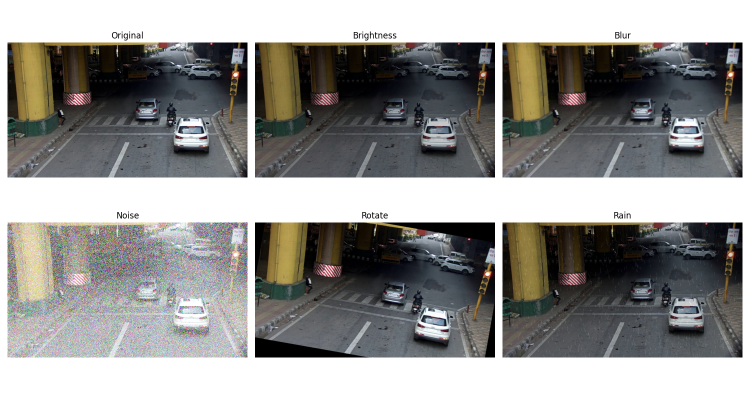
#> input picture eda_report/augmentation_effects/augmentation_img_000696.jpg.png, 1500 x 800 px, given as the content of the folder data/final_merged_datasets/images/train, which was not available (shown at 1/2 size)
$ python dataset_augmentation.py
#> lines starting #> are read from the running program, lines starting #| are printed output that depends on the picture; after the words box and inside, x2 and y2 are one past the last pixel; in counts of white or black regions, pixels touching at a corner belong together
#> further down, img is the input picture: shape (800, 1500, 3); mean B, G, R 144.7, 147.2, 147.8
import os
import cv2
import random
import matplotlib.pyplot as plt
import numpy as np

# Input dataset folder
image_folder = r"data\final_merged_datasets\images\train"
save_folder = r"reports\eda\augmentation_effects"
os.makedirs(save_folder, exist_ok=True)

# Augmentation functions
def random_brightness(img):
    hsv = cv2.cvtColor(img, cv2.COLOR_BGR2HSV)
#> hsv: shape (800, 1500, 3); mean H, S, V 50.1, 42.7, 153.8
    factor = random.uniform(0.5, 1.5)  # brightness scale
    hsv[:, :, 2] = np.clip(hsv[:, :, 2] * factor, 0, 255)
#> hsv: shape (800, 1500, 3); mean H, S, V 50.1, 42.7, 168.5
    return cv2.cvtColor(hsv, cv2.COLOR_HSV2BGR)

def add_blur(img):
    k = random.choice([3, 5])
#> k = 5
    return cv2.GaussianBlur(img, (k, k), 0)

def add_noise(img):
    noise = np.random.normal(0, 25, img.shape).astype(np.uint8)
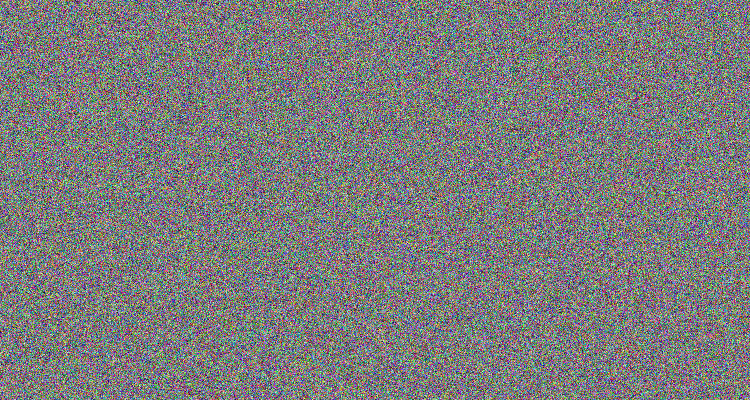
#> noise: shape (800, 1500, 3) (shown at 1/2 size); mean B, G, R 124, 123.9, 123.9
    return cv2.add(img, noise)
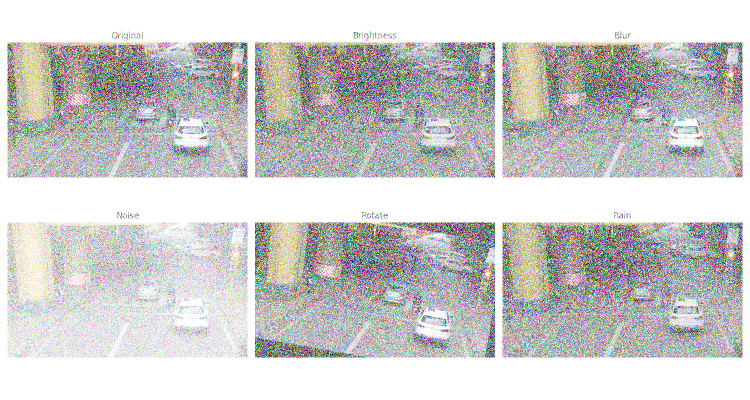
#> returned value: shape (800, 1500, 3) (shown at 1/2 size); mean of channels 0, 1, 2 203.6, 204.8, 205.3; drawn as B, G, R

def rotate(img):
    h, w = img.shape[:2]
#> h = 800; w = 1500
    angle = random.choice([-15, -10, 10, 15])
    M = cv2.getRotationMatrix2D((w//2, h//2), angle, 1)
#> M = [[0.966, -0.259, 129.1], [0.259, 0.966, -180.5]]
    return cv2.warpAffine(img, M, (w, h))
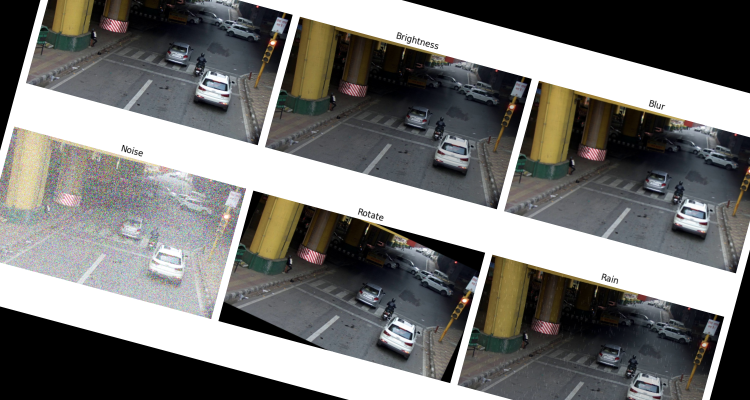
#> returned value: shape (800, 1500, 3) (shown at 1/2 size); mean of channels 0, 1, 2 118.3, 120.4, 120.9; drawn as B, G, R

def simulate_rain(img):
    rain_layer = np.zeros_like(img, dtype=np.uint8)
#> rain_layer: shape (800, 1500, 3); every value is 0
    for _ in range(1000):
        x = random.randint(0, img.shape[1]-1)
        y = random.randint(0, img.shape[0]-1)
        rain_layer = cv2.line(rain_layer, (x, y), (x+1, y+10), (200,200,200), 1)
#> this loop made 1000 passes
#> pass 1, in simulate_rain, `rain_layer = cv2.line(rain_layer, (x, y), (x+1, y+10), (200,200,200), 1)`:
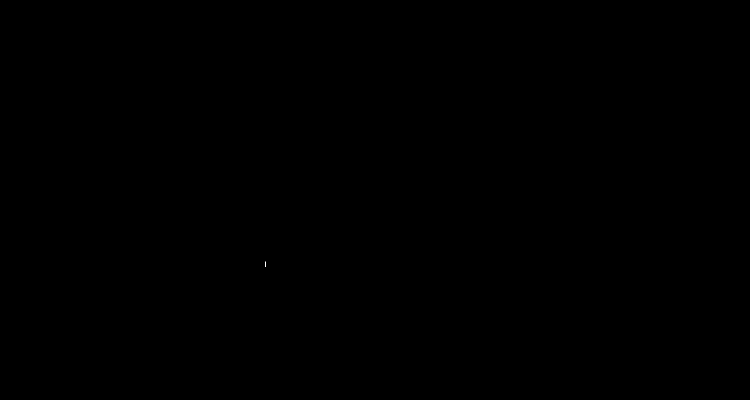
#> rain_layer: shape (800, 1500, 3) (shown at 1/2 size); values 0 (black) and 200 (white), 0% white in thin lines or dots, all inside (x1, y1, x2, y2) = (530, 523, 532, 534)
#> after the loop:
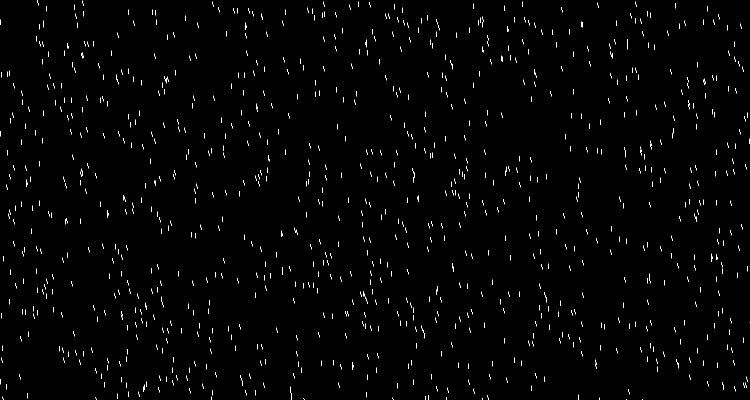
#> rain_layer: shape (800, 1500, 3) (shown at 1/2 size); values 0 (black) and 200 (white), 0.91% white in thin lines or dots
    return cv2.addWeighted(img, 0.8, rain_layer, 0.2, 0)
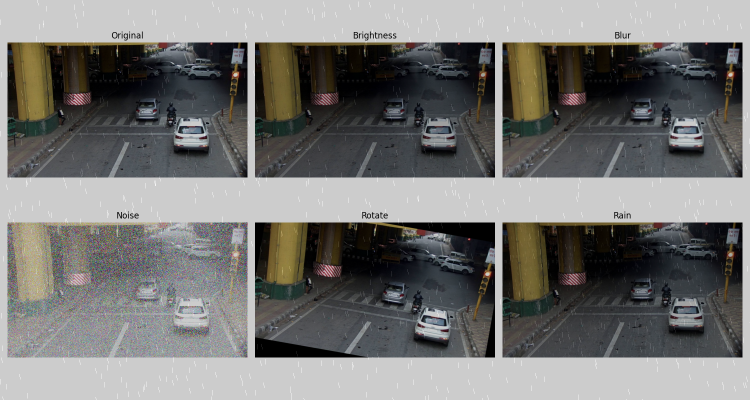
#> returned value: shape (800, 1500, 3) (shown at 1/2 size); mean of channels 0, 1, 2 116.1, 118.1, 118.6; drawn as B, G, R

# Choose random images
image_files = random.sample(os.listdir(image_folder), min(5, len(os.listdir(image_folder))))

for img_file in image_files:
    img_path = os.path.join(image_folder, img_file)
    img = cv2.imread(img_path)

    if img is None:
        continue

    augmentations = {
        "Brightness": random_brightness(img),
        "Blur": add_blur(img),
        "Noise": add_noise(img),
        "Rotate": rotate(img),
        "Rain": simulate_rain(img),
    }

    # Plot original vs augmentations
    plt.figure(figsize=(15, 8))
    plt.subplot(2, 3, 1)

    plt.imshow(cv2.cvtColor(img, cv2.COLOR_BGR2RGB))

    plt.title("Original")
    plt.axis("off")

    for i, (name, aug_img) in enumerate(augmentations.items(), start=2):
        plt.subplot(2, 3, i)
        plt.imshow(cv2.cvtColor(aug_img, cv2.COLOR_BGR2RGB))
        plt.title(name)
        plt.axis("off")
#> this loop made 5 passes
#> name on passes 1 to 5: 'Brightness', 'Blur', 'Noise', 'Rotate', 'Rain'

    plt.tight_layout()
    save_path = os.path.join(save_folder, f"augmentation_{img_file}.png")
    plt.savefig(save_path)
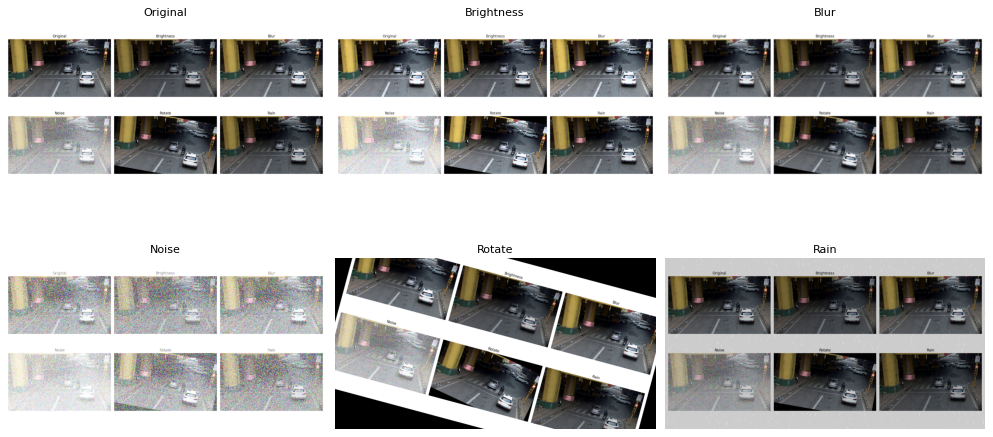
#> figure drawn by matplotlib, 6 panels
    plt.close()

print(f"✅ Augmentation effects visualization saved in {save_folder}")

$ run again, on eda_report/augmentation_effects/augmentation_img_001662.png.png
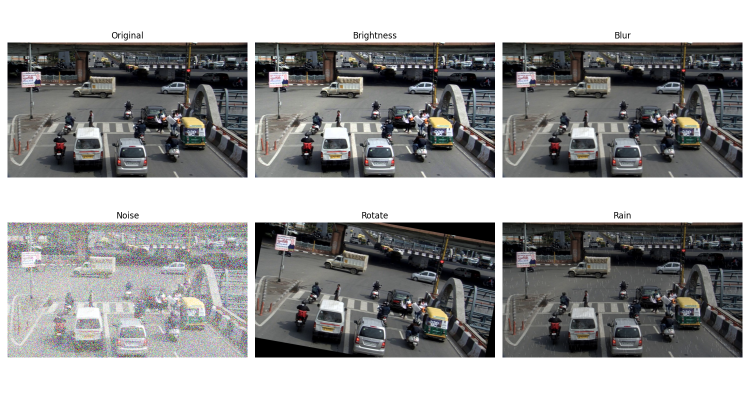
#> input picture eda_report/augmentation_effects/augmentation_img_001662.png.png, 1500 x 800 px, given as the content of the folder data/final_merged_datasets/images/train, which was not available (shown at 1/2 size)
#> img is the input picture: shape (800, 1500, 3); mean B, G, R 153.5, 153.7, 153.7
#> k = 5
#> in add_noise, `return cv2.add(img, noise)`:
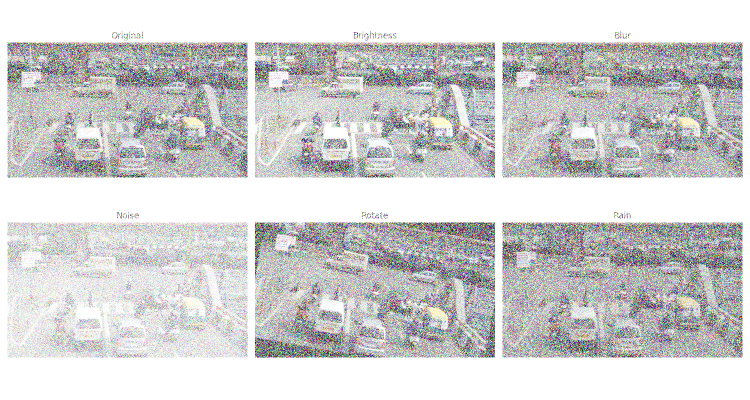
#> returned value: shape (800, 1500, 3) (shown at 1/2 size); mean of channels 0, 1, 2 208.4, 208.3, 208.3; drawn as B, G, R
#> h = 800; w = 1500
#> M = [[0.966, -0.259, 129.1], [0.259, 0.966, -180.5]]
#> in simulate_rain, `return cv2.addWeighted(img, 0.8, rain_layer, 0.2, 0)`:
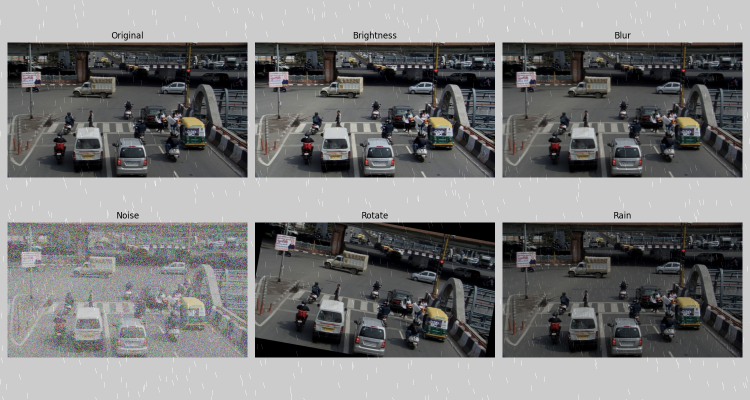
#> returned value: shape (800, 1500, 3) (shown at 1/2 size); mean of channels 0, 1, 2 123.2, 123.3, 123.3; drawn as B, G, R
#> the loop `for i, (name, aug_img) in enumerate(augmentations.items(), start=2):` made 5 passes
#> name on passes 1 to 5: 'Brightness', 'Blur', 'Noise', 'Rotate', 'Rain'
